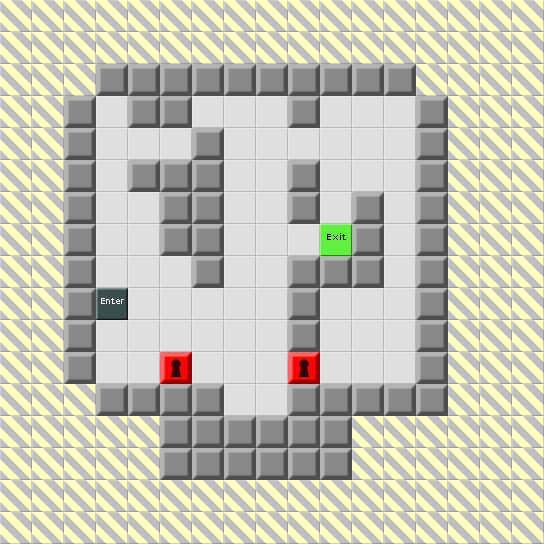

A level layout from a 2D game, rendered from its tile map. Below: a short description, then the map file with tile-grid data replaced by summaries:
An orthogonal 17x17 tile map with 32x32 px tiles, 1 tile layer (Map) and 15 objects.

<map version="1.0" orientation="orthogonal" width="17" height="17" tilewidth="32" tileheight="32">
 <tileset firstgid="1" source="devgraphics.tsx" />
 <layer name="Map" width="17" height="17">
  <data>[289 cells, 289 non-empty, 6 distinct tile ids]</data>
 </layer>
 <objectgroup name="Enemies" width="17" height="17">
  <object gid="9" x="288" y="256" />
  <object gid="9" x="128" y="256" />
  <object gid="9" x="160" y="320" />
  <object gid="9" x="96" y="160">
   <properties>
    <property name="direction" value="left" />
   </properties>
  </object>
  <object gid="9" x="256" y="192" />
  <object gid="9" x="288" y="160" />
  <object gid="9" x="352" y="192" />
  <object gid="9" x="352" y="384" />
  <object gid="9" x="256" y="320" />
  <object gid="9" x="256" y="256" />
  <object gid="9" x="256" y="128">
   <properties>
    <property name="direction" value="left" />
   </properties>
  </object>
 </objectgroup>
 <objectgroup name="Items" width="17" height="17">
  <object gid="22" x="96" y="128" />
  <object gid="22" x="256" y="128" />
  <object gid="32" x="96" y="384">
   <properties>
    <property name="Text" value="I can tell this is going to suck." />
   </properties>
  </object>
  <object gid="32" x="320" y="224">
   <properties>
    <property name="Text" value="That was AWESOME." />
   </properties>
  </object>
 </objectgroup>
 <objectgroup name="Tools" width="17" height="17" />
 <objectgroup name="Parameters" width="17" height="17">
  <properties>
   <property name="tileset" value="dungeon" />
   <property name="time" value="150" />
   <property name="wrapAround" value="false" />
  </properties>
 </objectgroup>
</map>
